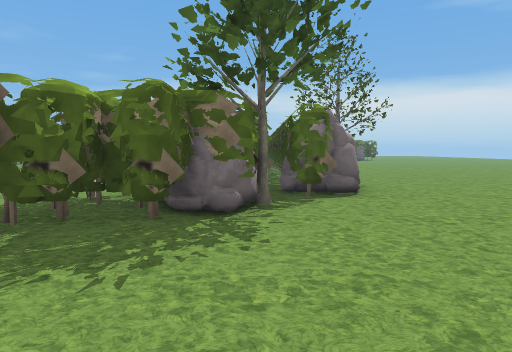
View 1 (above)

15 first-person views from a walk through a 3-D level made in the Godot game engine. The camera is 1.5 m above the floor, tilts 4° down and sees 70° across. The floor is counted in squares, 2 m on a side. Each view is taken from the middle of a square. On the plan, view 1 faces up. The plan holds only what a view shows up to about 11 squares ahead; the rest is blank. The place goes on beyond the plan. Characters and animated objects are not drawn. Some surface patterns are stand-ins.

View 2
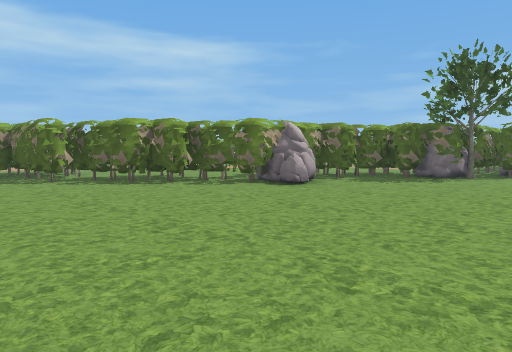

View 3
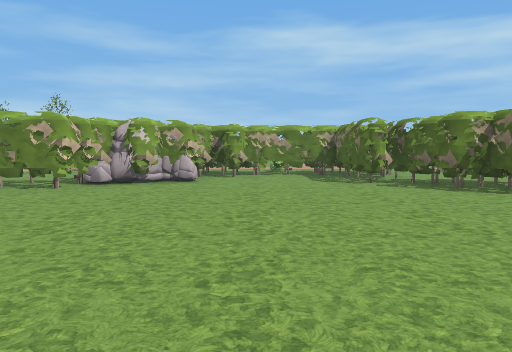

View 4
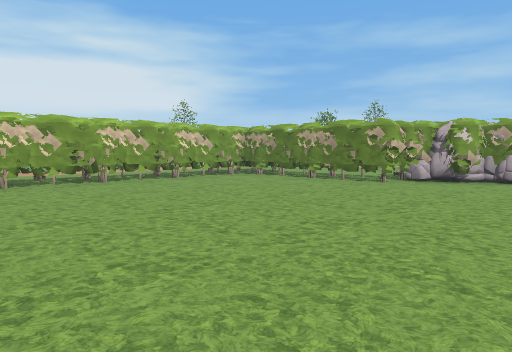

View 5
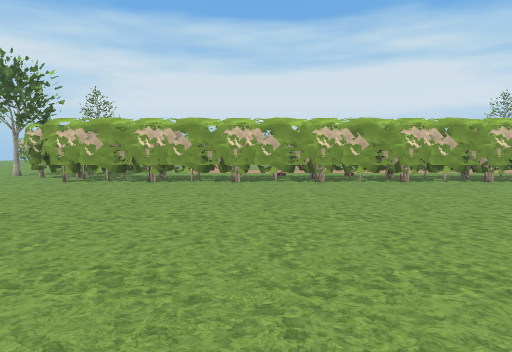

View 6
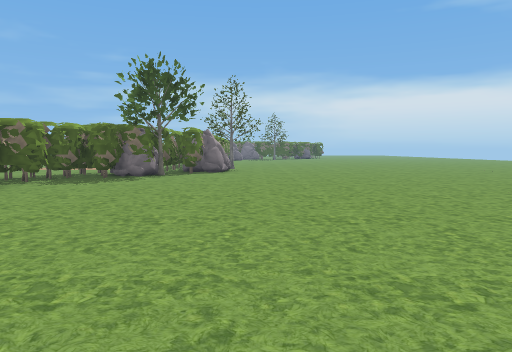

View 7
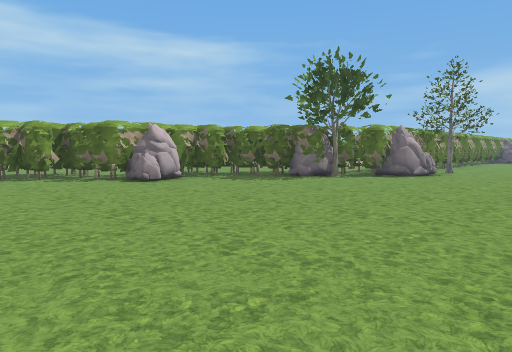

View 8
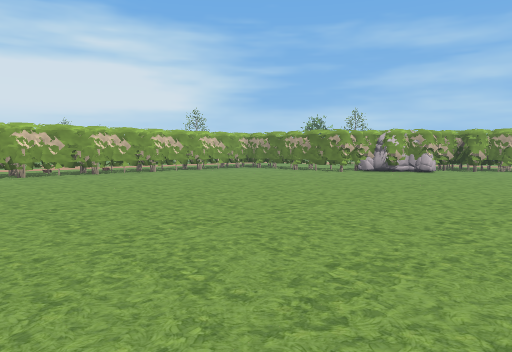

View 9
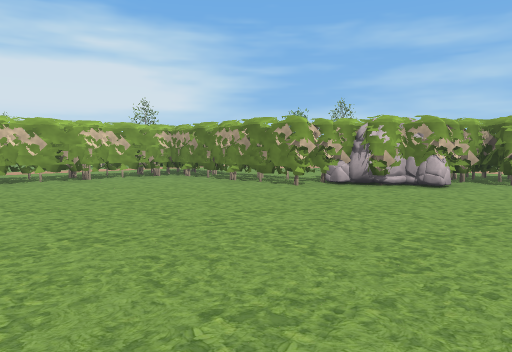

View 10
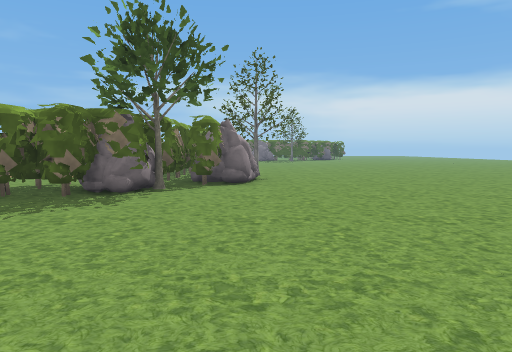

View 11
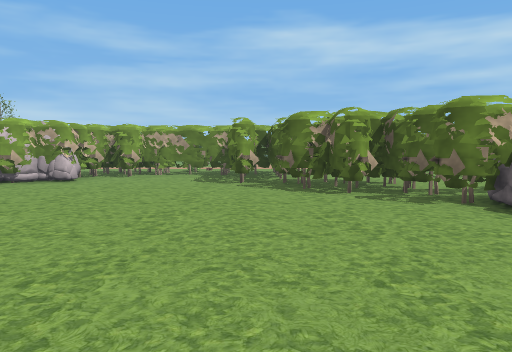

View 12
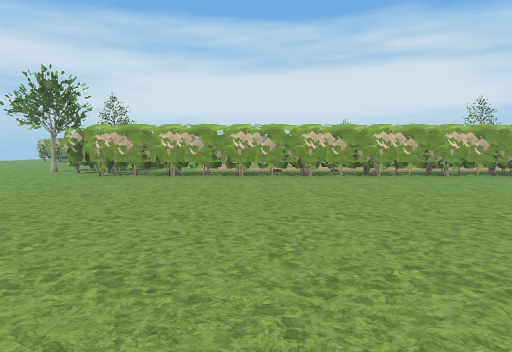

View 13
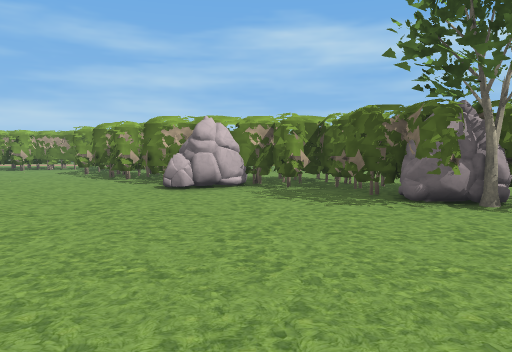

View 14
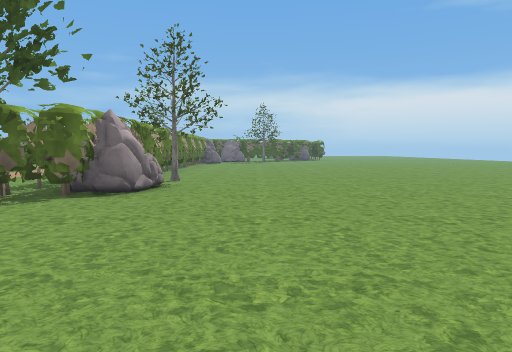

View 15
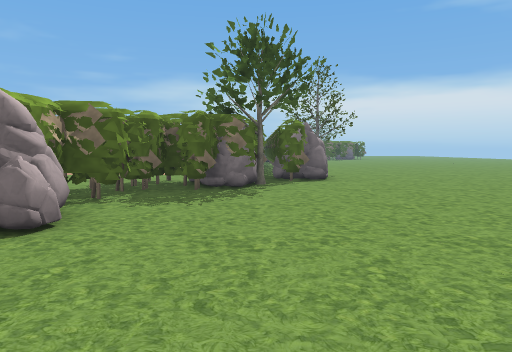

### Floor plan
Key: @ floor where view 1 was taken; # wall or solid block; . floor; T tree; R rock.
Columns run from 9 left of view 1 to 6 right of it. Each row starts with its distance up from view 1.
  8           #T....
  7          ##R....
  6        ####.....
  5        #RT......
  4       ###.......
  3      ###........
  2      ##.........
  1      #RR........
  0     ###..@......
 -1    ###..........
 -2   ###...........
 -3 ####............
 -4 #...............
 -5 #...............
 -6 #...............
 -7 ##.............
 -8 ###.............
 -9   #R............
-10   ###...........
-11    ##...........
-12     #...........
-13     #...........
-14     #...........
-15     ############

Positions as (right, up) in squares from view 1, and headings:
1: (0, 0), facing up
2: (3, -6), facing up-left
3: (2, -6), facing left
4: (3, -6), facing down-left
5: (3, -6), facing down
6: (3, -6), facing up
7: (6, -4), facing up-left
8: (6, -3), facing down-left
9: (1, -5), facing down-left
10: (2, -2), facing up
11: (2, -3), facing left
12: (3, -4), facing down
13: (5, 2), facing left
14: (4, 0), facing up
15: (0, -3), facing up
